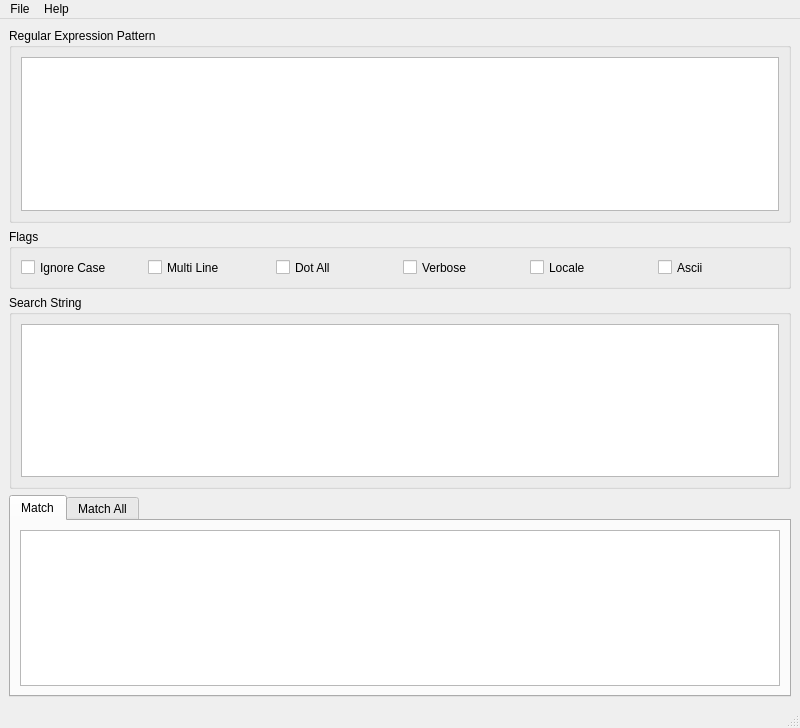
<?xml version="1.0" encoding="UTF-8"?>
<ui version="4.0">
 <class>MainWindow</class>
 <widget class="QMainWindow" name="MainWindow">
  <property name="geometry">
   <rect>
    <x>0</x>
    <y>0</y>
    <width>800</width>
    <height>728</height>
   </rect>
  </property>
  <property name="windowTitle">
   <string>Pyrrhic REE</string>
  </property>
  <widget class="QWidget" name="centralwidget">
   <layout class="QVBoxLayout" name="verticalLayout">
    <item>
     <widget class="QGroupBox" name="gbReg">
      <property name="title">
       <string>Regular Expression Pattern</string>
      </property>
      <layout class="QHBoxLayout" name="horizontalLayout_2">
       <item>
        <widget class="QTextEdit" name="tedReg"/>
       </item>
      </layout>
     </widget>
    </item>
    <item>
     <widget class="QGroupBox" name="gbFlags">
      <property name="minimumSize">
       <size>
        <width>0</width>
        <height>60</height>
       </size>
      </property>
      <property name="title">
       <string>Flags</string>
      </property>
      <layout class="QHBoxLayout" name="horizontalLayout">
       <item>
        <widget class="QCheckBox" name="chkCase">
         <property name="toolTip">
          <string>Perform case-insensitive matching</string>
         </property>
         <property name="text">
          <string>Ignore Case</string>
         </property>
        </widget>
       </item>
       <item>
        <widget class="QCheckBox" name="chkMulti">
         <property name="toolTip">
          <string>^ matches at the beginning of the string and at the beginning of each line within the string, immediately following each newline. Similarly, the $ metacharacter matches either at the end of the string and at the end of each line (immediately preceding each newline).</string>
         </property>
         <property name="text">
          <string>Multi Line</string>
         </property>
        </widget>
       </item>
       <item>
        <widget class="QCheckBox" name="chkDot">
         <property name="toolTip">
          <string>Makes the '.' special character match any character at all, including a newline; without this flag, '.' will match anything except a newline.</string>
         </property>
         <property name="text">
          <string>Dot All</string>
         </property>
        </widget>
       </item>
       <item>
        <widget class="QCheckBox" name="chkVerbose">
         <property name="toolTip">
          <string>This flag allows you to write regular expressions that are more readable by granting you more flexibility in how you can format them. When this flag has been specified, whitespace within the RE string is ignored, except when the whitespace is in a character class or preceded by an unescaped backslash; this lets you organize and indent the RE more clearly. This flag also lets you put comments within a RE that will be ignored by the engine; comments are marked by a '#' that’s neither in a character class or preceded by an unescaped backslash.</string>
         </property>
         <property name="text">
          <string>Verbose</string>
         </property>
        </widget>
       </item>
       <item>
        <widget class="QCheckBox" name="chkLocale">
         <property name="toolTip">
          <string>Make w, W, b, and B, dependent on the current locale.</string>
         </property>
         <property name="text">
          <string>Locale</string>
         </property>
        </widget>
       </item>
       <item>
        <widget class="QCheckBox" name="chkAscii">
         <property name="toolTip">
          <string>Make w, W, b, B, s and S perform ASCII-only matching instead of full Unicode matching. This is only meaningful for Unicode patterns, and is ignored for byte patterns.</string>
         </property>
         <property name="text">
          <string>Ascii</string>
         </property>
        </widget>
       </item>
      </layout>
     </widget>
    </item>
    <item>
     <widget class="QGroupBox" name="gbString">
      <property name="title">
       <string>Search String</string>
      </property>
      <layout class="QHBoxLayout" name="horizontalLayout_3">
       <item>
        <widget class="QTextEdit" name="tedString"/>
       </item>
      </layout>
     </widget>
    </item>
    <item>
     <widget class="QTabWidget" name="tabResults">
      <property name="currentIndex">
       <number>0</number>
      </property>
      <widget class="QWidget" name="tabMatch">
       <attribute name="title">
        <string>Match</string>
       </attribute>
       <layout class="QHBoxLayout" name="horizontalLayout_4">
        <item>
         <widget class="QTextEdit" name="tedMatch">
          <property name="readOnly">
           <bool>true</bool>
          </property>
         </widget>
        </item>
       </layout>
      </widget>
      <widget class="QWidget" name="tabMatchAll">
       <attribute name="title">
        <string>Match All</string>
       </attribute>
       <layout class="QHBoxLayout" name="horizontalLayout_5">
        <item>
         <widget class="QTextEdit" name="tedMatchAll">
          <property name="readOnly">
           <bool>true</bool>
          </property>
         </widget>
        </item>
       </layout>
      </widget>
     </widget>
    </item>
   </layout>
  </widget>
  <widget class="QMenuBar" name="menubar">
   <property name="geometry">
    <rect>
     <x>0</x>
     <y>0</y>
     <width>800</width>
     <height>21</height>
    </rect>
   </property>
   <widget class="QMenu" name="menuFile">
    <property name="title">
     <string>File</string>
    </property>
    <addaction name="actionShow_Variables"/>
    <addaction name="actionOpen"/>
    <addaction name="actionSave"/>
    <addaction name="actionExit"/>
   </widget>
   <widget class="QMenu" name="menuHelp">
    <property name="title">
     <string>Help</string>
    </property>
    <addaction name="actionRegex_Reference_Guide"/>
    <addaction name="actionRegex_Library"/>
    <addaction name="actionPython_Regex_Help"/>
    <addaction name="separator"/>
    <addaction name="actionAbout"/>
   </widget>
   <addaction name="menuFile"/>
   <addaction name="menuHelp"/>
  </widget>
  <widget class="QStatusBar" name="statusbar"/>
  <action name="actionRegex_Reference_Guide">
   <property name="text">
    <string>Regex Reference Guide</string>
   </property>
  </action>
  <action name="actionRegex_Library">
   <property name="text">
    <string>Regex Library</string>
   </property>
  </action>
  <action name="actionPython_Regex_Help">
   <property name="text">
    <string>Python Regex Help</string>
   </property>
  </action>
  <action name="actionAbout">
   <property name="text">
    <string>About</string>
   </property>
  </action>
  <action name="actionShow_Variables">
   <property name="text">
    <string>Show Variables</string>
   </property>
  </action>
  <action name="actionExit">
   <property name="text">
    <string>Exit</string>
   </property>
  </action>
  <action name="actionSave">
   <property name="text">
    <string>Save</string>
   </property>
  </action>
  <action name="actionOpen">
   <property name="text">
    <string>Open</string>
   </property>
  </action>
 </widget>
 <resources/>
 <connections/>
 <slots>
  <slot>regex_changed()</slot>
  <slot>string_changed()</slot>
 </slots>
</ui>
